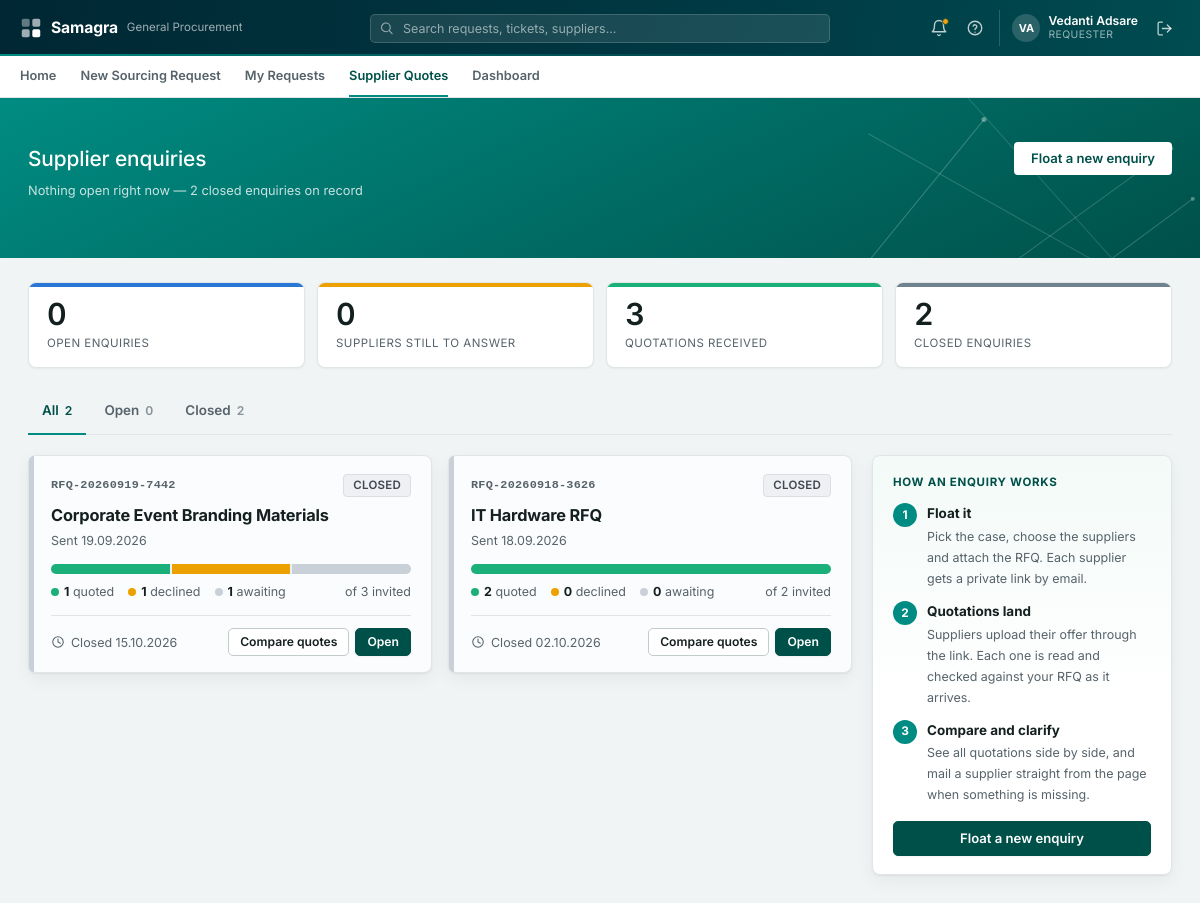
/supplier-rfq (signed in), run on an earlier commit of the app's database.
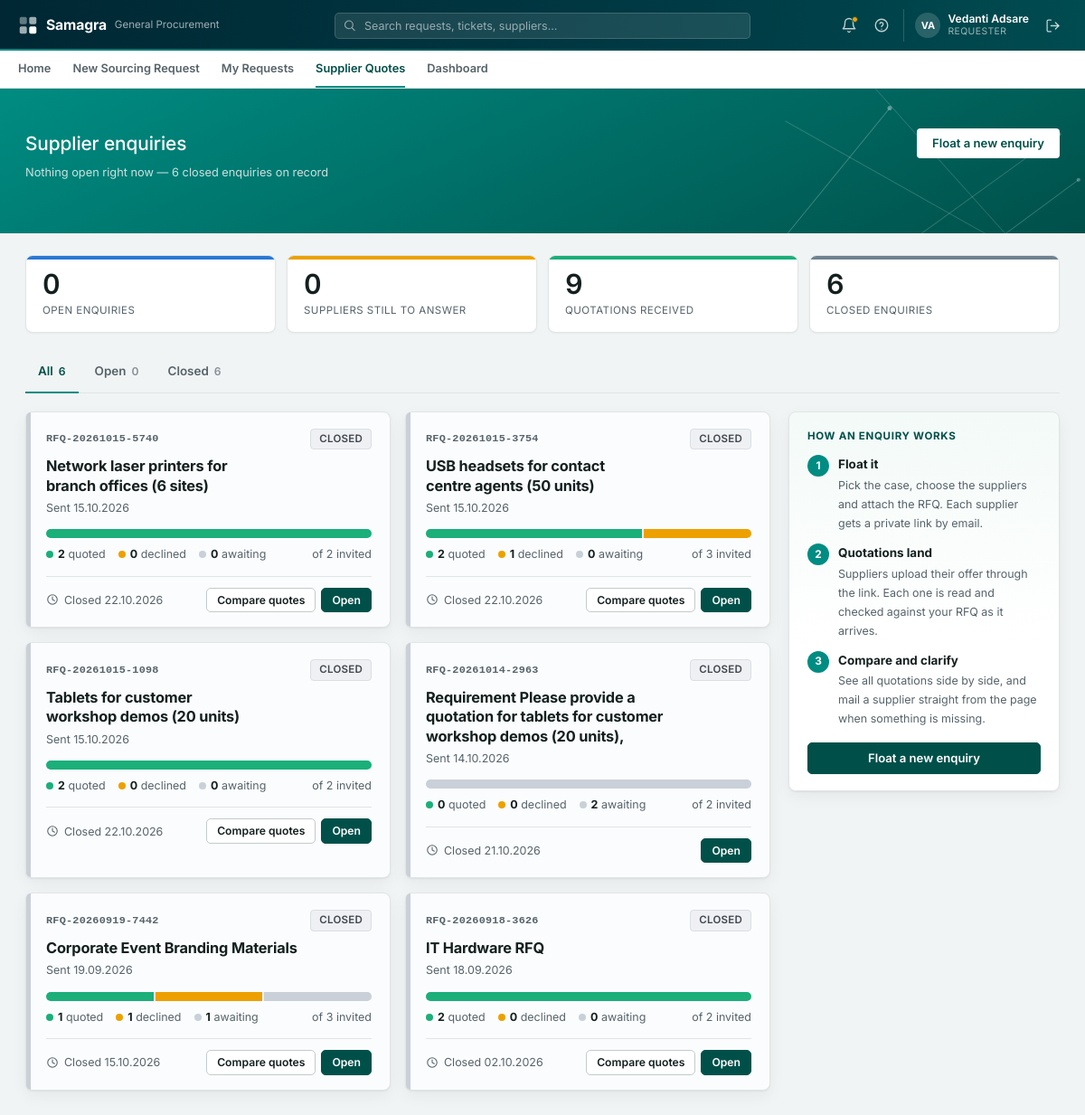
And on a later commit of the database.
### tables this page shows
CREATE TABLE users (
    email           TEXT PRIMARY KEY,
    name            TEXT NOT NULL,
    salt            TEXT NOT NULL,
    password_hash   TEXT NOT NULL,
    created_at      TIMESTAMP NOT NULL
);

CREATE TABLE rfq_rounds (
    id            INTEGER PRIMARY KEY AUTOINCREMENT,
    reference     TEXT NOT NULL UNIQUE,
    case_id       INTEGER REFERENCES cases(id),
    subject       TEXT NOT NULL,
    message       TEXT,
    created_by    TEXT NOT NULL,
    created_at    TIMESTAMP NOT NULL,
    closes_at     TIMESTAMP NOT NULL,
    status        TEXT NOT NULL DEFAULT 'OPEN',
    closed_at     TIMESTAMP
, created_by_email TEXT, offer_analysis TEXT, offer_analysis_at TIMESTAMP, infosec_answers TEXT);

### routers/supplier_routes.py (the view)
@router.get("/supplier-rfq", response_class=HTMLResponse)
async def rfq_list(request: Request, user=Depends(require_requester)):
    rounds = db.list_rfq_rounds(user["name"])
    today = date.today()
    for r in rounds:
        r["is_open"] = supplier_rfq.is_open(r)
        r["quoted"] = r["responded"] - r["declined"]
        r["awaiting"] = r["invited"] - r["responded"]
        closes = _parse_date(str(r["closes_at"])[:10])
        r["days_left"] = (closes - today).days if closes else None
        r["case"] = db.get_case(r["case_id"]) if r.get("case_id") else None
        if not r["is_open"]:
            r["tone"] = "closed"
        elif r["awaiting"] == 0:
            r["tone"] = "done"          # everyone has answered - compare
        elif r["days_left"] is not None and r["days_left"] <= 2:
            r["tone"] = "urgent"        # deadline on top of them, replies missing
        else:
            r["tone"] = "waiting"
    stats = {
        "open": sum(1 for r in rounds if r["is_open"]),
        "awaiting": sum(r["awaiting"] for r in rounds if r["is_open"]),
        "quoted": sum(r["quoted"] for r in rounds),
        "closed": sum(1 for r in rounds if not r["is_open"]),
    }
    return templates.TemplateResponse(request, "buyer/rfq_list.html", {
        "user": user, "nav_page": "supplier_rfq", "rounds": rounds, "stats": stats,
        "flash": request.session.pop("rfq_flash", None),
    })

### templates/buyer/rfq_list.html (shortened to what this page needs)
{% extends "base.html" %}
{% import "_macros/icons.html" as ic %}
{% block hero %}
<div class="sf-hero-band">
    <div class="sf-hero-inner">
        <div class="sf-hero-row">
            <div class="sf-hero-title-group">
                <h1 class="sf-hero-title">Supplier enquiries</h1>
            </div>
            <div class="sf-hero-actions">
                <a href="/supplier-rfq/new" class="sf-hero-btn sf-hero-btn--solid">Float a new enquiry</a>
            </div>
        </div>
        <p class="sf-hero-meta">
            {% if stats.open %}{{ stats.open }} open enquir{{ "y" if stats.open == 1 else "ies" }} · {{ stats.awaiting }} supplier{{ "s" if stats.awaiting != 1 }} still to answer
            {% elif rounds %}Nothing open right now — {{ stats.closed }} closed enquir{{ "y" if stats.closed == 1 else "ies" }} on record
            {% else %}Send your RFQ to bidders and collect their quotations back in one place{% endif %}
        </p>
    </div>
</div>
{% endblock %}
{% block content %}
{% if not rounds %}
<div class="sf-rfq-empty">
    <div class="sf-card sf-rfq-empty__card">
        <h2>No enquiries yet</h2>
        <p>Floating an enquiry mails your RFQ and supporting documents to a list of suppliers, and gives each one a private page to send their quotation back through. As the quotations land, they are read and put side by side for you.</p>
        <a href="/supplier-rfq/new" class="sf-btn sf-btn--primary">Float a new enquiry</a>
    </div>
    {% include "buyer/_rfq_howto.html" %}
</div>
{% else %}
<div class="sf-kpi-row sf-rfq-kpis">
    <div class="sf-kpi sf-rfq-kpi sf-rfq-kpi--open"><div class="sf-kpi__value">{{ stats.open }}</div><div class="sf-kpi__label">Open enquiries</div></div>
    <div class="sf-kpi sf-rfq-kpi sf-rfq-kpi--wait"><div class="sf-kpi__value">{{ stats.awaiting }}</div><div class="sf-kpi__label">Suppliers still to answer</div></div>
    <div class="sf-kpi sf-rfq-kpi sf-rfq-kpi--quoted"><div class="sf-kpi__value">{{ stats.quoted }}</div><div class="sf-kpi__label">Quotations received</div></div>
    <div class="sf-kpi sf-rfq-kpi sf-rfq-kpi--closed"><div class="sf-kpi__value">{{ stats.closed }}</div><div class="sf-kpi__label">Closed enquiries</div></div>
</div>
<div class="sf-list-tabs" data-list-tabs>
    <a href="#" class="sf-list-tabs__item active" data-tab-filter="all">All <span class="sf-list-tabs__count">{{ rounds | length }}</span></a>
    <a href="#" class="sf-list-tabs__item" data-tab-filter="open">Open <span class="sf-list-tabs__count">{{ stats.open }}</span></a>
    <a href="#" class="sf-list-tabs__item" data-tab-filter="closed">Closed <span class="sf-list-tabs__count">{{ stats.closed }}</span></a>
</div>
<div class="sf-rfq-layout">
<div class="sf-rfq-cards">
    {% for r in rounds %}
    <div class="sf-card sf-rfq-card sf-rfq-card--{{ r.tone }}" data-category="{{ 'open' if r.is_open else 'closed' }}" data-href="/supplier-rfq/{{ r.id }}" tabindex="0">
        <div class="sf-rfq-card__top">
            <span class="sf-rfq-card__ref">{{ r.reference }}</span>
            {% if r.is_open %}
            <span class="sf-list-chip" style="background:#E5F5EA;color:#15803D;border:1px solid #BEE3C8;">Open</span>
            {% else %}
            <span class="sf-list-chip" style="background:#EEF0F3;color:#42474F;border:1px solid #DBDEE3;">Closed</span>
            {% endif %}
        </div>
        <h3 class="sf-rfq-card__title">{{ r.subject }}</h3>
        <p class="sf-rfq-card__meta">
            Sent {{ r.created_at | date }}{% if r.case %} · for <a href="/requests/{{ r.case.id }}">{{ r.case.ticket_no }}</a>{% endif %}
        </p>
        <div class="sf-rfq-progress" title="{{ r.quoted }} quoted · {{ r.declined }} declined · {{ r.awaiting }} awaiting">
            {% if r.invited %}
            {% if r.quoted %}<i class="is-quoted" style="width:{{ r.quoted * 100 / r.invited }}%"></i>{% endif %}
            {% if r.declined %}<i class="is-declined" style="width:{{ r.declined * 100 / r.invited }}%"></i>{% endif %}
            {% if r.awaiting %}<i class="is-awaiting" style="width:{{ r.awaiting * 100 / r.invited }}%"></i>{% endif %}
            {% endif %}
        </div>
        <div class="sf-rfq-card__counts">
            <span><b>{{ r.quoted }}</b> quoted</span>
            <span><b>{{ r.declined }}</b> declined</span>
            <span><b>{{ r.awaiting }}</b> awaiting</span>
            <span class="sf-rfq-card__invited">of {{ r.invited }} invited</span>
        </div>
        <div class="sf-rfq-card__foot">
            <span class="sf-rfq-card__deadline">
                {% if not r.is_open %}Closed {{ (r.closed_at or r.closes_at) | date }}
                {% elif r.days_left is not none and r.days_left < 0 %}Deadline passed {{ r.closes_at | date }}
                {% elif r.days_left == 0 %}Closes <b>today</b>
                {% elif r.days_left == 1 %}Closes <b>tomorrow</b> · {{ r.closes_at | date }}
                {% else %}<b>{{ r.days_left }} days</b> left · closes {{ r.closes_at | date }}{% endif %}
            </span>
            <span class="sf-rfq-card__actions">
                {% if r.responded %}<a href="/supplier-rfq/{{ r.id }}#compare" class="sf-btn sf-btn--secondary sf-btn--sm">Compare quotes</a>{% endif %}
                <a href="/supplier-rfq/{{ r.id }}" class="sf-btn sf-btn--primary sf-btn--sm">Open</a>
            </span>
        </div>
    </div>
    {% endfor %}
</div>
<aside class="sf-rfq-rail">
    {% include "buyer/_rfq_howto.html" %}
</aside>
</div>
{% endif %}
{% endblock %}

### templates/base.html (shortened to what this page needs)
<!doctype html>
<html lang="en">
<head>
    <link rel="stylesheet" href="{{ asset_url('/static/css/base.css') }}">
    <link rel="stylesheet" href="{{ asset_url('/static/css/header.css') }}">
    <link rel="stylesheet" href="{{ asset_url('/static/css/forms.css') }}">
    <link rel="stylesheet" href="{{ asset_url('/static/css/queue.css') }}">
    <link rel="stylesheet" href="{{ asset_url('/static/css/login.css') }}">
    <link rel="stylesheet" href="{{ asset_url('/static/css/detail-hero.css') }}">
    <link rel="stylesheet" href="{{ asset_url('/static/css/new-request-form.css') }}">
    <link rel="stylesheet" href="{{ asset_url('/static/css/requester-home.css') }}">
    <link rel="stylesheet" href="{{ asset_url('/static/css/login-split.css') }}">
    <link rel="stylesheet" href="{{ asset_url('/static/css/confirm-success.css') }}">
    <link rel="stylesheet" href="{{ asset_url('/static/css/my-requests.css') }}">
    <link rel="stylesheet" href="{{ asset_url('/static/css/buyer-queue-list.css') }}">
    <link rel="stylesheet" href="{{ asset_url('/static/css/case-status.css') }}">
</head>
<body class="{% block body_class %}{% endblock %}">
{% import "_macros/icons.html" as ic %}
{% import "_macros/notification_panel.html" as np %}
{% if user %}
<div class="sf-shell-header">
    <div class="sf-shell-header__row">
        <a class="sf-shell-brand" href="/home" title="Home">
            <span class="sf-shell-brand__name">Samagra</span>
            <span class="sf-shell-brand__dept">General Procurement</span>
        </a>
        {% if not user.is_admin %}
        <form class="sf-shell-search" method="get" action="{{ '/queue' if user.role == 'buyer' else '/requests' }}">
            <input type="text" name="q" placeholder="Search requests, tickets, suppliers..." value="{{ request.query_params.get('q', '') }}">
        </form>
        {% else %}
        <div class="sf-shell-search" style="visibility:hidden;"></div>
        {% endif %}
        <div class="sf-shell-actions">
            {{ np.render(notifications) }}
            <a class="sf-shell-icon-btn" href="mailto:procurement.intake.demo@outlook.com" title="Help &amp; support">{{ ic.icon("help-circle", 18) }}</a>
            <div class="sf-shell-user">
                <span class="sf-avatar">{{ user.name | initials }}</span>
                <div class="sf-shell-user__meta">
                    <span class="sf-shell-user__name">{{ user.name }}</span>
                    <span class="sf-shell-user__role">{{ "Procurement head" if user.is_admin else ("Buyer (GP)" if user.role == "buyer" else "Requester") }}</span>
                </div>
            </div>
            <form class="sf-logout-form" method="post" action="/logout">
                <button type="submit" class="sf-shell-icon-btn" title="Log out">{{ ic.icon("log-out", 17) }}</button>
            </form>
        </div>
    </div>
</div>
{% if not hide_nav_tabs %}
<div class="sf-shell-subnav">
    <div class="sf-shell-subnav__row">
        {% if user.role == "requester" %}
        <a class="sf-shell-subnav__link {{ 'active' if nav_page == 'home' else '' }}" href="/home">Home</a>
        <a class="sf-shell-subnav__link {{ 'active' if nav_page == 'new_request' else '' }}" href="/requests/new">New Sourcing Request</a>
        <a class="sf-shell-subnav__link {{ 'active' if nav_page == 'my_requests' else '' }}" href="/requests">My Requests</a>
        <a class="sf-shell-subnav__link {{ 'active' if nav_page == 'supplier_rfq' else '' }}" href="/supplier-rfq">Supplier Quotes</a>
        <a class="sf-shell-subnav__link {{ 'active' if nav_page == 'dashboard' else '' }}" href="/dashboard">Dashboard</a>
        {% elif user.is_admin %}
        {# The procurement head monitors; the dashboard is the whole job. No
           queue, no cases of their own, no mailbox to work. #}
        <a class="sf-shell-subnav__link active" href="/dashboard">Dashboard</a>
        {% endif %}
    </div>
</div>
{% endif %}
{% endif %}
{% block hero %}{% endblock %}
<main class="sf-content {% block content_width %}{% endblock %}">
    {% block content %}{% endblock %}
</main>
</body>
</html>

### templates/_macros/notification_panel.html (shortened to what this page needs)
{% import "_macros/icons.html" as ic %}
{% macro render(notifications) %}
<div class="sf-notif" data-notif>
    <button type="button" class="sf-shell-icon-btn" data-notif-trigger aria-label="Notifications">
        {% if notifications %}<span class="sf-notif__dot"></span>{% endif %}
    </button>
</div>
{% endmacro %}

### templates/buyer/_rfq_howto.html
<div class="sf-card sf-rfq-howto">
    <div class="sf-rfq-howto__title">How an enquiry works</div>
    <ol class="sf-rfq-steps">
        <li>
            <span class="sf-rfq-steps__n">1</span>
            <div><b>Float it</b><span>Pick the case, choose the suppliers and attach the RFQ. Each supplier gets a private link by email.</span></div>
        </li>
        <li>
            <span class="sf-rfq-steps__n">2</span>
            <div><b>Quotations land</b><span>Suppliers upload their offer through the link. Each one is read and checked against your RFQ as it arrives.</span></div>
        </li>
        <li>
            <span class="sf-rfq-steps__n">3</span>
            <div><b>Compare and clarify</b><span>See all quotations side by side, and mail a supplier straight from the page when something is missing.</span></div>
        </li>
    </ol>
    <a href="/supplier-rfq/new" class="sf-btn sf-btn--primary sf-rfq-howto__cta">Float a new enquiry</a>
</div>

What changed in the data, as far as the page shows it:
added rfq_rounds: reference "RFQ-20261015-5740", subject "Network laser printers for branch offices (6 sites)", created_at "15.10.2026", {{ r.quoted * 100 / r.invited }} 100.0 (drawn), quoted "2", declined "0", awaiting "0", invited "2", {{ s }} 14 (drawn), closes_at "22.10.2026"
added rfq_rounds: reference "RFQ-20261015-3754", subject "USB headsets for contact centre agents (50 units)", created_at "15.10.2026", {{ r.quoted * 100 / r.invited }} 66.66666666666667 (drawn), {{ r.declined * 100 / r.invited }} 33.333333333333336 (drawn), quoted "2", declined "1", awaiting "0", invited "3", {{ s }} 14 (drawn), closes_at "22.10.2026"
added rfq_rounds: reference "RFQ-20261015-1098", subject "Tablets for customer workshop demos (20 units)", created_at "15.10.2026", {{ r.quoted * 100 / r.invited }} 100.0 (drawn), quoted "2", declined "0", awaiting "0", invited "2", {{ s }} 14 (drawn), closes_at "22.10.2026"
added rfq_rounds: reference "RFQ-20261014-2963", subject "Requirement Please provide a quotation for tablets for customer workshop demos (20 units),", created_at "14.10.2026", {{ r.awaiting * 100 / r.invited }} 100.0 (drawn), quoted "0", declined "0", awaiting "2", invited "2", {{ s }} 14 (drawn), closes_at "21.10.2026"
Also different on the page:
{{ stats.closed }}: "2" → "6"
{{ stats.quoted }}: "3" → "9"
{{ rounds | length }}: "2" → "6"
